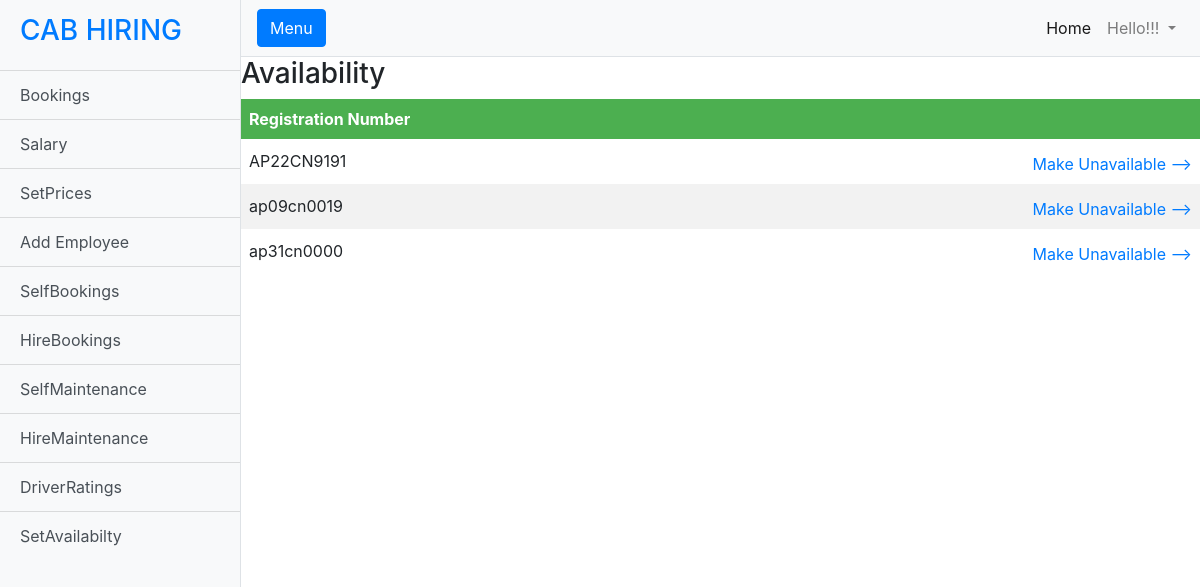
Page /supervisor/checkavailability/ (signed in) on the earlier database version.
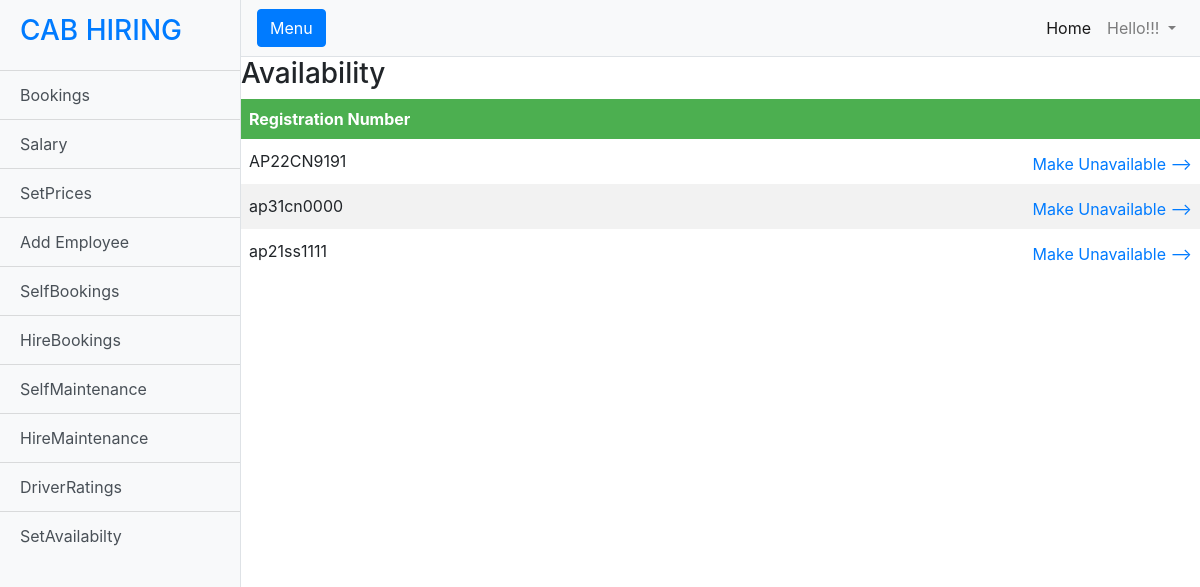
Same page on the later database version.
### hiring/models.py (models this page shows)
class HiredCar(models.Model):
    HcarRegistration=models.CharField(max_length=10,primary_key=True,default='AP37CJ2900')
    CarCompany=models.CharField(max_length=30,default="maruti")
    CarName=models.CharField(max_length=30)
    CarCapacity=models.IntegerField();
    Cartype=models.CharField(max_length=10)
    CarDescription=models.CharField(max_length=300,default='')
    image=models.URLField(max_length=500, blank=True, default='')
    status=models.IntegerField(default=0)
    Costperkilometer=models.IntegerField(default=0)
    availability=models.CharField(default="yes",max_length=4)

### supervisor/views.py (the view)
# urls.py: path('checkavailability/',views.checkavailability,name='checkavailability'),
@login_required
def checkavailability(request):
    a=HiredCar.objects.filter(availability="yes")
    b=HiredCar.objects.filter(availability="no")
    return render(request,'checkavailability.html',{'a':a,'b':b})

### templates/checkavailability.html (shortened to what this page needs)
{% include 'adminbase.html' %}
<h3>Availability</h3>
</head>
<body>
<table>
  <tr>
    <th>Registration Number</th>
    <th></th>
  </tr>
</table>
 <table>
  {% for i in a %}
  <tr>
    <td>{{i.HcarRegistration}}</td>
     <td><a href="{% url 'setavailability' i.HcarRegistration%}" style="float: right;margin-top: 5px;">Make Unavailable --></a></td>
  </tr>
  {% endfor %}
</table>
{% include 'footer.html' %}

Differences in the rows shown:
removed HiredCar: HcarRegistration "ap09cn0019"
added HiredCar: HcarRegistration "ap21ss1111"
